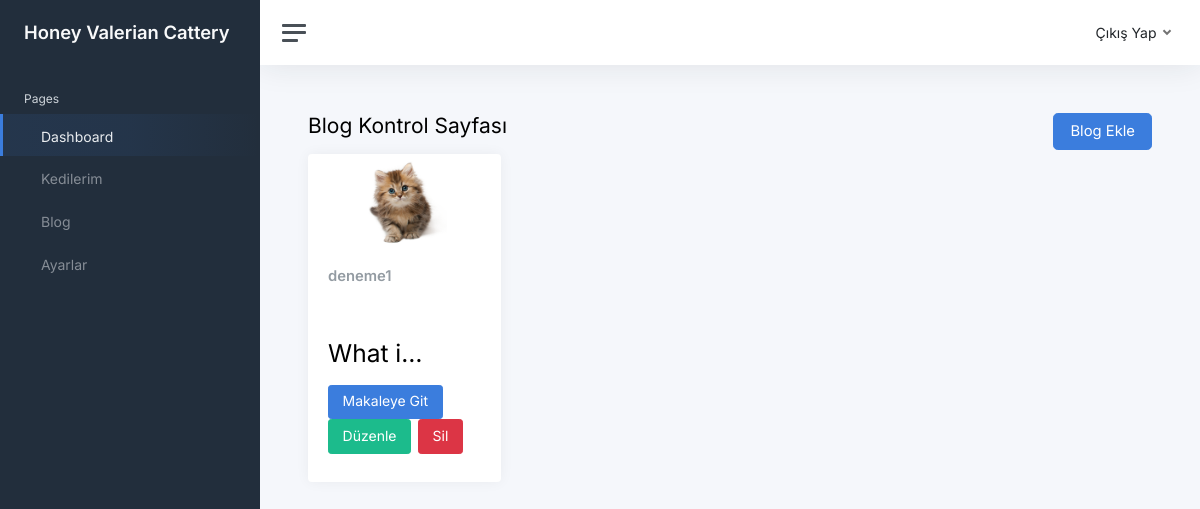
Page /valerian_admin/blogs/ (signed in) on the committed database.
### backsite/models.py (models this page shows, shortened)
class Blog(models.Model):
    title=models.CharField(verbose_name='Başlık',max_length=255)
    content = RichTextField(verbose_name='İçerik')
    url=models.CharField(verbose_name='Url',max_length=999)
    created_at=models.DateTimeField(auto_now_add=True)
    is_active=models.BooleanField(verbose_name='Aktif',default=False)
    is_mainpage = models.BooleanField(verbose_name='Ana Sayfa',default=False)
    img = models.FileField(upload_to='img/')

### core/decorators.py (the view)
    def wrapper(request,*args, **kwargs):
        if request.user.is_authenticated:
           return func(request,*args, **kwargs)
        else:
            return render(request, '500.html')

### backsite/views.py (called while the page is built)
@is_login
def blog(request):
    blogs=Blog.objects.all()
    context={
    'blogs':blogs
    }
    return render(request,'backsite/blog.html',context)

### backsite/templates/backsite/blog.html (shortened to what this page needs)
{% extends 'backsite/main.html' %}
{% load static %}
{% block body %}
<div class="container-fluid p-0">
        <h1 class="h3 mb-3">Blog Kontrol Sayfası <a href="{% url 'backsite:create_blog' %}" class="btn btn-primary btn-lg" style="float:right">Blog Ekle</a></h1>
  <div class="row">
      {% for blog in blogs %}
      <div class="col-12 col-md-3">
            <div class="card">
              <img class="card-img-top" src="{{blog.img.url}}" style="max-width: 44%;margin: 0 auto;">
              <div class="card-header">
                <h5 class="card-title mb-0">{{blog.title}}</h5>
              </div>
              <div class="card-body">
                <p class="card-text">{{blog.content|safe|truncatechars:11}}</p>
                <a href="{% url 'frontsite:blog_page' slug=blog.url %}" target="_blank" class="btn btn-primary"> Makaleye Git</a>
                <a href="{% url 'backsite:update_blog' id=blog.id %}" class="btn btn-success"> Düzenle</a>
                <a href="{% url 'backsite:delete_blog' id=blog.id %}" class="btn btn-danger"> Sil</a>
              </div>
            </div>
          </div>
      {% endfor %}
  </div>
</div>
{% endblock %}

### rows in the picture
Blog: img (picture), title "deneme1", content "What i…"
